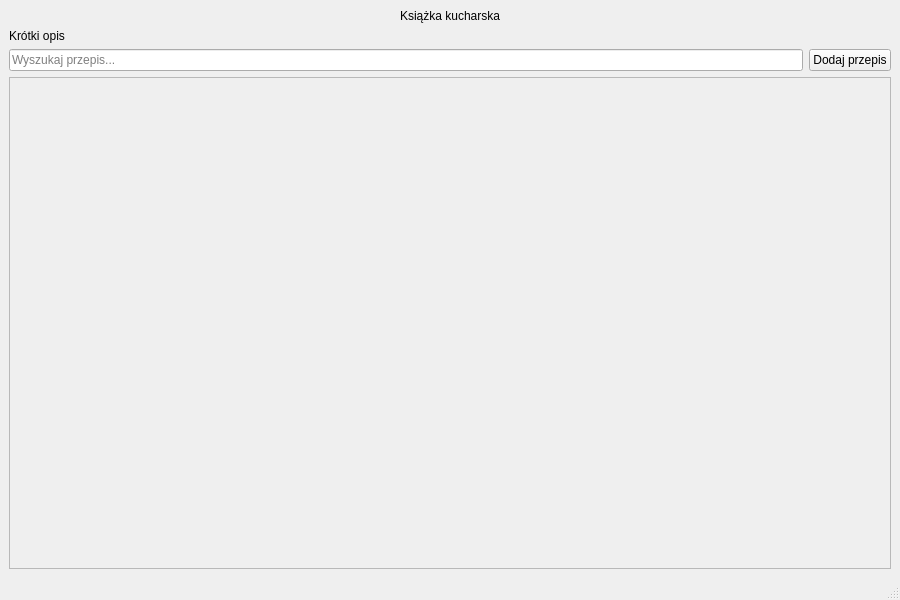
<?xml version="1.0" encoding="UTF-8"?>
<ui version="4.0">
 <class>MainWindow</class>
 <widget class="QMainWindow" name="MainWindow">
  <property name="geometry">
   <rect>
    <x>0</x>
    <y>0</y>
    <width>900</width>
    <height>600</height>
   </rect>
  </property>
  <property name="minimumSize">
   <size>
    <width>900</width>
    <height>600</height>
   </size>
  </property>
  <property name="windowTitle">
   <string>Książka kucharska</string>
  </property>
  <widget class="QWidget" name="centralwidget">
   <layout class="QVBoxLayout">
    <item>
     <widget class="QLabel" name="headerLabel">
      <property name="text">
       <string>Książka kucharska</string>
      </property>
      <property name="alignment">
       <set>Qt::AlignCenter</set>
      </property>
     </widget>
    </item>
    <item>
     <widget class="QLabel" name="descriptionLabel">
      <property name="text">
       <string>Krótki opis</string>
      </property>
     </widget>
    </item>
    <item>
     <layout class="QHBoxLayout">
      <item>
       <widget class="QLineEdit" name="searchLineEdit">
        <property name="placeholderText">
         <string>Wyszukaj przepis...</string>
        </property>
       </widget>
      </item>
      <item>
       <widget class="QPushButton" name="addRecipeButton">
        <property name="text">
         <string>Dodaj przepis</string>
        </property>
       </widget>
      </item>
     </layout>
    </item>
    <item>
     <widget class="QScrollArea" name="scrollArea">
      <property name="widgetResizable">
       <bool>true</bool>
      </property>
      <widget class="QWidget" name="scrollAreaWidgetContents">
       <property name="geometry">
        <rect>
         <x>0</x>
         <y>0</y>
         <width>880</width>
         <height>461</height>
        </rect>
       </property>
       <layout class="QGridLayout"/>
      </widget>
     </widget>
    </item>
   </layout>
  </widget>
  <widget class="QMenuBar" name="menubar">
   <property name="geometry">
    <rect>
     <x>0</x>
     <y>0</y>
     <width>900</width>
     <height>21</height>
    </rect>
   </property>
  </widget>
  <widget class="QStatusBar" name="statusbar"/>
 </widget>
 <resources/>
 <connections/>
</ui>
